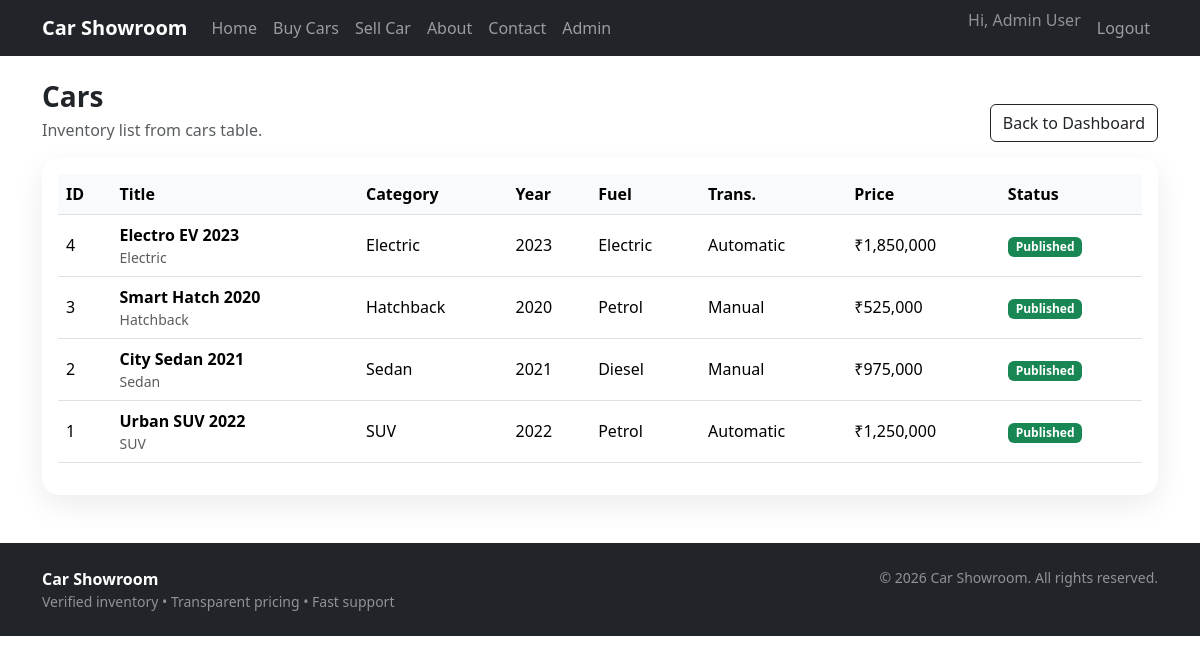
The page /admin/cars.php (signed in) on the database its author committed.
### tables this page shows
CREATE TABLE cars (
  id INT AUTO_INCREMENT PRIMARY KEY,
  category_id INT NULL,
  title VARCHAR(150) NOT NULL,
  brand VARCHAR(100) NOT NULL,
  model VARCHAR(100) NOT NULL,
  car_year INT NOT NULL,
  fuel VARCHAR(50) NOT NULL,
  transmission VARCHAR(50) NOT NULL,
  price DECIMAL(12,2) NOT NULL,
  mileage_km INT NOT NULL DEFAULT 0,
  location VARCHAR(100) NOT NULL,
  description TEXT NULL,
  status VARCHAR(50) NOT NULL DEFAULT 'Published',
  created_at TIMESTAMP NOT NULL DEFAULT CURRENT_TIMESTAMP,
  CONSTRAINT fk_car_cat FOREIGN KEY (category_id) REFERENCES categories(id)
);

CREATE TABLE categories (
  id INT AUTO_INCREMENT PRIMARY KEY,
  name VARCHAR(100) NOT NULL,
  slug VARCHAR(100) NOT NULL,
  is_active TINYINT(1) NOT NULL DEFAULT 1
);

### app/init.php (called while the page is built, shortened)
<?php
function db(){
  $m = @new mysqli(DB_HOST, DB_USER, DB_PASS, DB_NAME, (int)DB_PORT);
  $m->set_charset('utf8mb4');
  return $m;
}
function esc($s){ return htmlspecialchars((string)$s, ENT_QUOTES, 'UTF-8'); }

### admin/cars.php (the view, shortened to what this page needs)
<?php
require_once __DIR__ . '/../app/init.php';
?>
<?php require_once __DIR__ . '/../includes/head.php'; ?>
<?php require_once __DIR__ . '/../includes/navbar.php'; ?>
<div class="container my-4">
  <div class="d-flex justify-content-between align-items-end flex-wrap gap-2">
    <div>
      <h3 class="fw-bold mb-1">Cars</h3>
      <p class="text-muted mb-0">Inventory list from cars table.</p>
    </div>
    <a class="btn btn-outline-dark" href="<?php echo BASE_URL; ?>admin/dashboard.php">Back to Dashboard</a>
  </div>
  <div class="card card-soft mt-3">
    <div class="card-body">
      <div class="table-responsive">
        <?php
$rows=array();
$r=db()->query("SELECT c.id,c.title,c.car_year,c.fuel,c.transmission,c.price,c.status,cat.name category FROM cars c LEFT JOIN categories cat ON cat.id=c.category_id ORDER BY c.id DESC");
if($r){ while($row=$r->fetch_assoc()) $rows[]=$row; }
?>
<table class="table align-middle">
  <thead><tr><th>ID</th><th>Title</th><th>Category</th><th>Year</th><th>Fuel</th><th>Trans.</th><th>Price</th><th>Status</th></tr></thead>
  <tbody>
    <?php foreach($rows as $x): ?>
      <tr>
        <td><?php echo (int)$x['id']; ?></td><td><div class='fw-bold'><?php echo esc($x['title']); ?></div><div class='text-muted small'><?php echo esc($x['category'] ?: ''); ?></div></td><td><?php echo esc($x['category'] ?: '-'); ?></td><td><?php echo (int)$x['car_year']; ?></td><td><?php echo esc($x['fuel']); ?></td><td><?php echo esc($x['transmission']); ?></td><td>₹<?php echo number_format((float)$x['price']); ?></td><td><span class='badge text-bg-<?php echo ($x['status']==='Published')?'success':'secondary'; ?>'><?php echo esc($x['status']); ?></span></td>
      </tr>
    <?php endforeach; ?>
  </tbody>
</table>
      </div>
    </div>
  </div>
</div>
<?php require_once __DIR__ . '/../includes/footer.php'; ?>

### assets/css/style.css (style rules this page uses)
.card-soft { border:0; border-radius:18px; box-shadow:0 10px 30px rgba(0,0,0,.08); }
.table thead th { background:#f8fafc; }
.table-responsive { overflow-x: auto; }

### rows shown on the page
cars: id "4", title "Electro EV 2023", category.name "Electric", car_year "2023", fuel "Electric", transmission "Automatic", price "1,850,000", status "Published"
cars: id "3", title "Smart Hatch 2020", category.name "Hatchback", car_year "2020", fuel "Petrol", transmission "Manual", price "525,000", status "Published"
cars: id "2", title "City Sedan 2021", category.name "Sedan", car_year "2021", fuel "Diesel", transmission "Manual", price "975,000", status "Published"
cars: id "1", title "Urban SUV 2022", category.name "SUV", car_year "2022", fuel "Petrol", transmission "Automatic", price "1,250,000", status "Published"

### other values the page prints
$u['full_name'] "Admin User"
